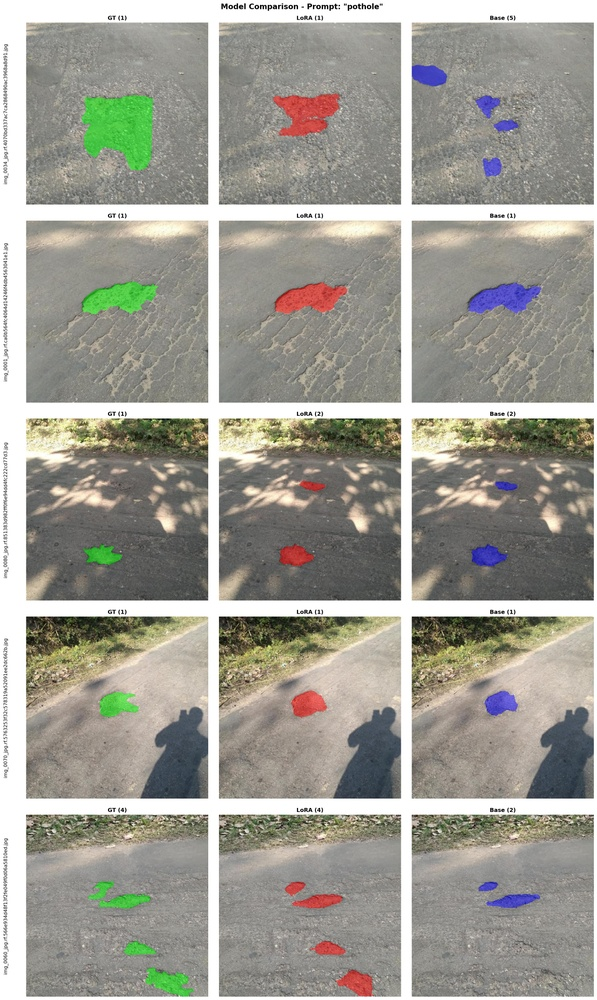
#> input picture asset/combined_comparison_all.jpg, 597 x 1000 px, shrunk from 2672 x 4478 before the run
$ python binarize.py --input_root asset --output_root out
#> lines starting #> are read from the running program, lines starting #| are printed output that depends on the picture; after the words box and inside, x2 and y2 are one past the last pixel; in counts of white or black regions, pixels touching at a corner belong together
"""
binarize.py
Applies Otsu binarization to all images in nested subfolders.
Saves results to a mirrored output directory structure.

Usage:
    python3 binarize.py --input_root data --output_root data_binary
"""

import argparse
import cv2
import numpy as np
from pathlib import Path
from PIL import Image


def binarize_image(img_path: Path, output_path: Path):
    img = Image.open(img_path).convert("L")  # grayscale
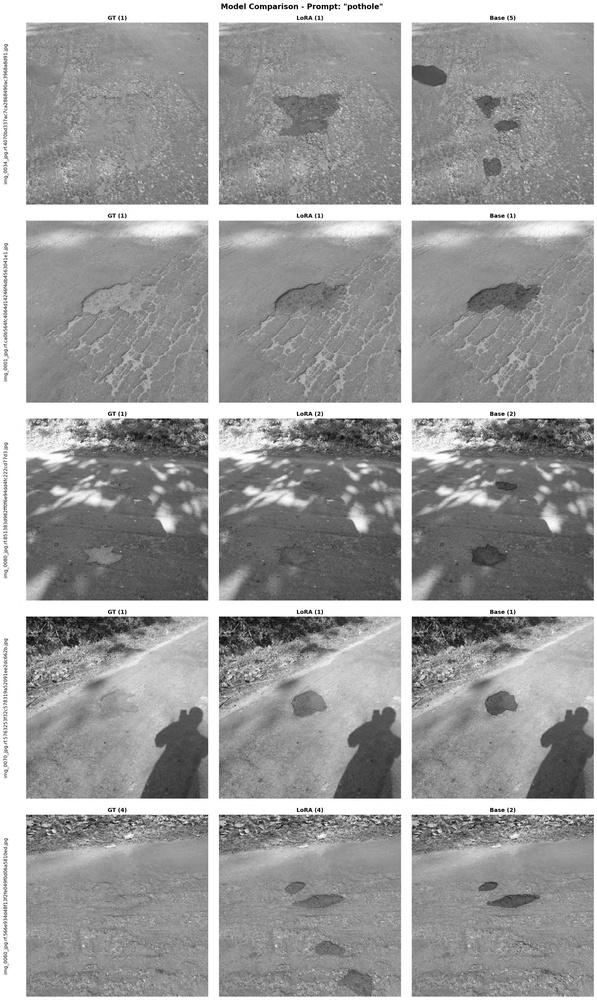
#> img: PIL image 597x1000 L; min 0, max 255, mean 155.7
    arr = np.array(img)

    # Otsu threshold
    _, binary = cv2.threshold(arr, 0, 255, cv2.THRESH_BINARY + cv2.THRESH_OTSU)
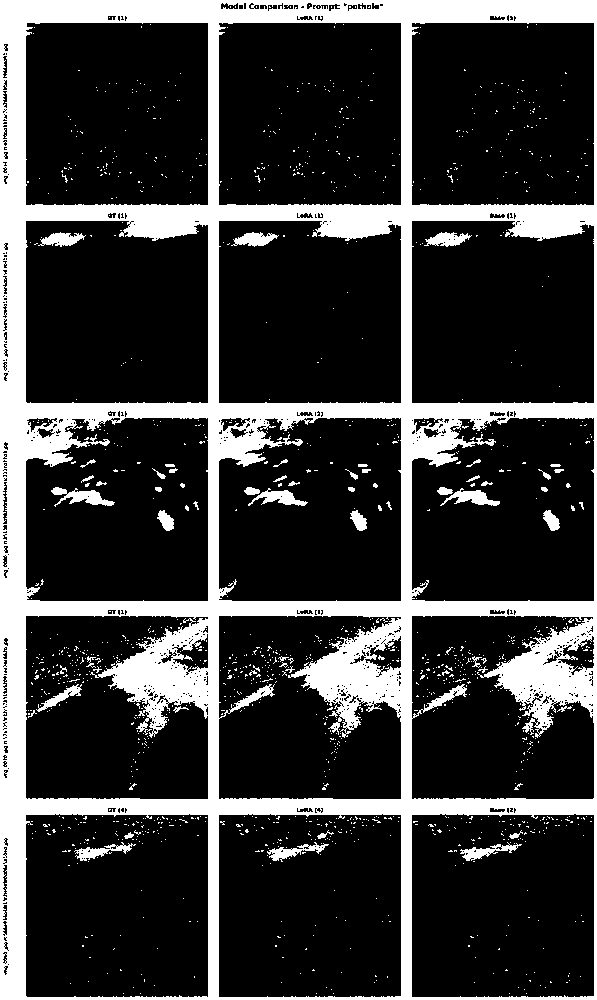
#> binary: shape (1000, 597); 22.5% white; 1386 white regions (1329 under 20 px), largest, box (x1, y1, x2, y2) and area: (0, 0, 597, 1000) 124694, (51, 487, 115, 507) 565, (440, 488, 500, 506) 471

    output_path.parent.mkdir(parents=True, exist_ok=True)
    Image.fromarray(binary).save(str(output_path))


def process_all(input_root: str, output_root: str):
    input_root  = Path(input_root)
    output_root = Path(output_root)

    extensions = {".jpg", ".jpeg", ".png", ".bmp", ".gif"}
    all_images = [
        p for p in input_root.rglob("*")
        if p.suffix.lower() in extensions
    ]

    print(f"Found {len(all_images)} images under {input_root}")

    for i, img_path in enumerate(all_images):
        rel_path    = img_path.relative_to(input_root)
        output_path = output_root / rel_path.with_suffix(".png")
        binarize_image(img_path, output_path)
        if (i + 1) % 100 == 0:
            print(f"  Processed {i+1}/{len(all_images)}...")

    print(f"✅ Done. Saved to {output_root}")


if __name__ == "__main__":
    parser = argparse.ArgumentParser()
    parser.add_argument("--input_root",  required=True, help="Root folder with images")
    parser.add_argument("--output_root", required=True, help="Root folder for binarized output")
    args = parser.parse_args()
    process_all(args.input_root, args.output_root)
